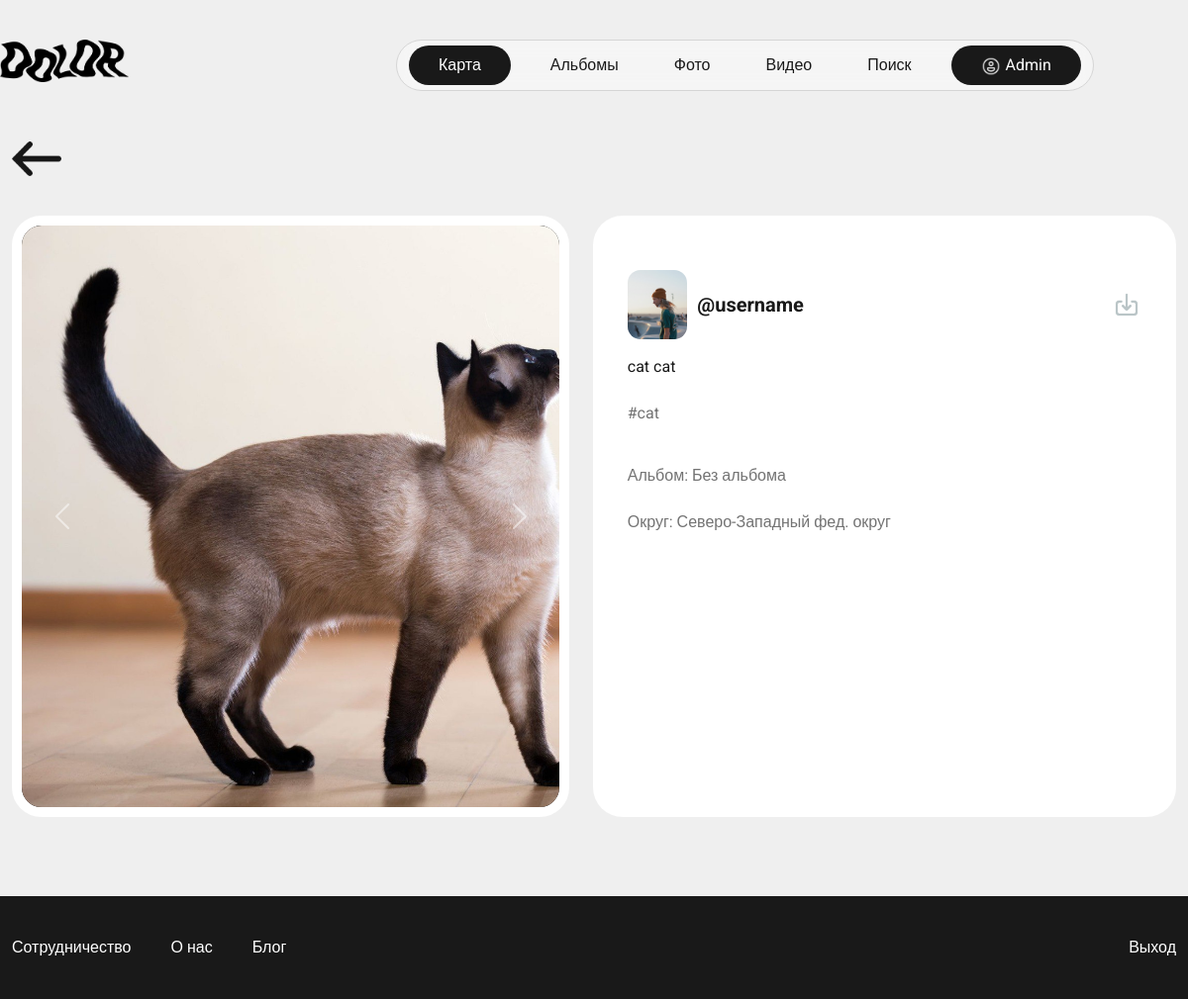
The app's page /videos/ (signed in) with its own data.
### project/apps/base/models.py (models this page shows, shortened)
class User(AbstractUser):
    username = models.CharField(max_length=256, null=True)
    email = models.EmailField(unique=True, null=True)
    login = models.CharField(max_length=256, null=True)
    avatar = models.ImageField(null=True, blank=True, upload_to='avatars', default="avatar.svg")
    avatar_brightness = models.CharField(max_length=256, null=True, blank=True)
    avatar_contrast = models.CharField(max_length=256, null=True, blank=True)
    avatar_rotation = models.CharField(max_length=256, null=True, blank=True)
    created = models.DateTimeField(auto_now_add=True)
    updated = models.DateTimeField(auto_now=True)
    USERNAME_FIELD = 'email'
    REQUIRED_FIELDS = ['username']
    class Meta:
        ordering = ['-id', '-updated']
        verbose_name = 'User'
        verbose_name_plural = 'Users'
    def __str__(self):
        return self.username or self.email

class UploadedVideos(models.Model):
    owner = models.ForeignKey(User, on_delete=models.SET_NULL, null=True)
    video = models.FileField(null=True, upload_to=get_video_upload_path, default="ava1.jpg")
    cover = models.ImageField(null=True, upload_to='videos/covers', default="favicon.png")
    description = models.TextField(null=True, blank=True)
    tags = models.CharField(max_length=256, null=True, blank=True)
    album = models.ForeignKey(Albums, on_delete=models.SET_NULL, null=True, blank=True)
    region = models.ForeignKey(Regions, on_delete=models.SET_NULL, null=True, blank=True)
    created = models.DateTimeField(auto_now_add=True)
    updated = models.DateTimeField(auto_now=True)
    class Meta:
        ordering = ['-id', '-updated']
        verbose_name = 'Uploaded Video'
        verbose_name_plural = 'Uploaded Videos'

class Regions(models.Model):
    name = models.CharField(max_length=256, null=True)
    created = models.DateTimeField(auto_now_add=True)
    updated = models.DateTimeField(auto_now=True)
    class Meta:
        ordering = ['-id', '-updated']
        verbose_name = 'Region'
        verbose_name_plural = 'Regions'
    def __str__(self):
        return self.name

### project/apps/base/views.py (the view)
# urls.py: path('videos/', views.videos, name='videos'),
def videos(request):
    video = models.UploadedVideos.objects.all()
    context = {'videos': video}
    return render(request, 'base/videos.htm', context)

### project/apps/base/templates/base/videos.htm (shortened to what this page needs)
{% extends 'index.htm' %}
{% load static %}
{% block content %}
    <div class="content padding_content">
        <div class="container">
            <a href="{{ request.META.HTTP_REFERER }}" class="arrow_back">
                <img src="{% static 'assets/img/arrow_back.png' %}">
            </a>
            {% for video in videos %}
                {% if video.album.status or video %}
                    <div class="row all_media_full">
                        <div class="col carousel  photo_view_full">
                            <video class="pic photo_view_full_img" autoplay muted loop src="{{ video.video.url }}"></video>
                            <button class="carousel-control-prev" type="button" data-bs-target="#carouselExampleDark" data-bs-slide="prev" id="back">
                                <span class="carousel-control-prev-icon" aria-hidden="true"></span>
                            </button>
                            <button class="carousel-control-next" type="button" data-bs-target="#carouselExampleDark" data-bs-slide="next" id="next">
                                <span class="carousel-control-next-icon" aria-hidden="true"></span>
                            </button>
                        </div>
                        <div class="col photo_view_information">
                            <div class="published_img_info">
                                <div class="view_photo_user_img user_photo_box">
                                    <img src="{{ video.owner.avatar.url }}" class="user_photo_img">
                                </div>
                                <div class="user_name view_user_name">
                                    <a href="{% url 'user_profile' video.owner.id %}" class="heading_txt">@{{ video.owner }}</a>
                                    <a href="{{ video.video.url }}" class="download_btn" download><img src="{% static 'assets/img/download.png' %}"></a>
                                </div>
                            </div>
                            <div class="view_media_description">
                                {{ video.description }}
                            </div>
                            <div class="view_photo_hashtag_str grey_txt">
                                <p>{{ video.tags }}</p>
                            </div>
                            <div class="view_photo_album_str grey_txt">Альбом: {% if video.album is None %} Без альбома {% else %} {{ video.album }} {% endif %}</div>
                            <div class="view_photo_album_str grey_txt">Округ: {% if video.region is None %} Н/У {% else %} {{ video.region }} {% endif %}</div>
                        </div>
                    </div>
                {% endif %}
            {% endfor %}
        </div>
    </div>
{% endblock %}

### project/templates/header.htm
{% load static %}
    <div class="header">
        <div class="container">
            <div class="row header_block">
                <div class="col-4">
                    <div class="logo">
                        <a href="{% url 'main' %}">
                            <img class="logo_img" src="{% static 'assets/img/logo.png' %}">
                        </a>
                    </div>
                </div>
                <div class="col-4">
                    <div class="navigation">
                        <ul class="nav justify-content-center">
                            {% if request.user.is_authenticated %}
                                <li class="nav-item ">
                                    <a class="nav-link login_header_nav" href="{% url 'map' request.user.id %}">Карта</a>
                                </li>
                            {% endif %}
                            <li class="nav-item">
                                <a class="nav-link" href="{% url 'albums' %}">Альбомы</a>
                            </li>
                            <li class="nav-item">
                                <a class="nav-link" href="{% url 'photos' %}">Фото</a>
                            </li>
                            <li class="nav-item">
                                <a class="nav-link" href="{% url 'videos' %}">Видео</a>
                            </li>
                            <li class="nav-item">
                                <a class="nav-link" href="{% url 'search' %}">Поиск</a>
                            </li>
                            <li class="nav-item ">
                                {% if request.user.is_authenticated %}
                                    <a class="nav-link login_header_nav" href="{% url 'profile' %}"><img style="width:20px;margin-right:5px" src="{% static 'assets/img/user.png' %}">{{ request.user }}</a>
                                {% else %}
                                    <a class="nav-link login_header_nav" href="{% url 'login' %}">Вход</a>
                                {% endif %}
                            </li>
                        </ul>
                    </div>
                </div>
            </div>
        </div>
    </div>

### project/static/assets/css/main.css (style rules this page uses)
html,body { font-family: 'Roboto', sans-serif; color: #191919; height:100%; background-color:#EFEFEF; font-weight:400; }
ul { list-style-type: none; }
a { text-decoration: none; color:#191919 !important; }
.heading_txt { font-size: 20px; font-weight: 700; }
.grey_txt { color:#737373; }
.header { margin-top:40px; }
.container { max-width:1430px; }
.header_block .col-4 { padding-left:0; }
.logo img { width:130px; }
.navigation { z-index:9999; backdrop-filter: blur(8px); position: fixed; border-color: rgba(213, 213, 213, 1); border-style: solid; flex-shrink: 0; border-width: 1px; border-radius: 30px; background-color: rgba(255, 255, 255, 0.4); }
.navigation .nav-item { padding:5px 12px; }
.login_header_nav { background-color: #191919; color: white !important; border-radius: 100px; padding-left:30px; padding-right:30px; }
.content { flex: 1 1 auto; margin-top:80px; }
.user_photo_box { position: relative; overflow:hidden; width:43px; height:43px; border-radius: 13px; margin-right:10px; }
.user_photo_box img { position: absolute; top:50%; left:50%; transform:translate(-50%,-50%); min-width:100%; height:100%; object-fit:cover; }
.padding_content { margin-bottom: 60px; }
.all_media_full { margin: 20px 0; }
.arrow_back img { width:50px; margin-bottom:20px; margin-top: -20px; }
.photo_view_full { background-color: #191919; border-radius: 30px; padding-top: 50%; position: relative; overflow:hidden; border: 10px solid white; }
.photo_view_full_img { position: absolute; top: 0; left: 0; min-width:101%; height:100%; object-fit:cover; }
.photo_view_information { background-color: white; border-radius: 30px; margin-left:2%; padding: 45px 35px; }
.photo_view_information div { padding-bottom:8px; }
.published_img_info { display: flex; padding-top: 10px; text-align: center; line-height: 70px; }
.view_photo_user_img { width:70px; height:70px; }
.view_user_name { width: 100%; display: flex; justify-content: space-between; }
.download_btn img { width: 30px; }
.view_photo_hashtag_str, .view_photo_album_str { padding-top:15px; }

### records on screen
User: user "Admin"
UploadedVideos: owner.avatar (picture), owner "username", description "cat cat", tags "#cat", shows "Без альбома", region "Северо-Западный фед. округ"
